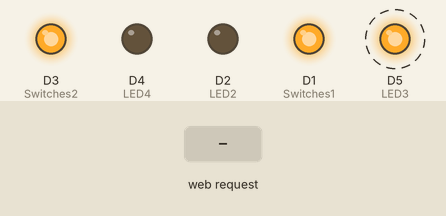
Simulated run of this sketch. Board: ESP8266 (NodeMCU). Shown: output pins drawn as LEDs (lit = HIGH). Dashed ring = blinking. The test bench sets the inputs (shaded band). WiFi joins after 1.5 s; servers stay silent unless stated; what the sketch prints to the serial monitor is not drawn.

Above: at 2.7 s.
2.8 s: HTTP request GET /a1 received
At 5.2 s:
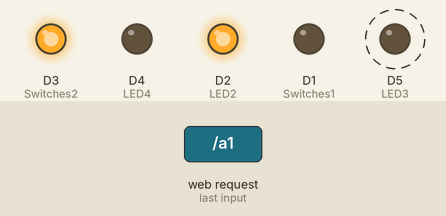
7.8 s: HTTP request GET /b1 received
At 11.1 s:
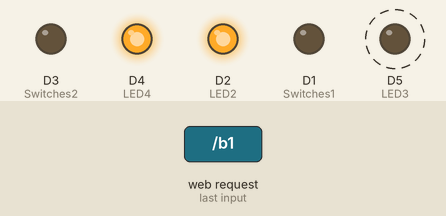
12.8 s: HTTP request GET /a0 received
At 15.7 s:
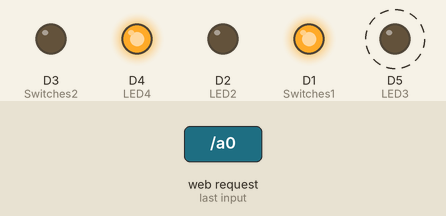
17.8 s: HTTP request GET /b0 received
At 20.3 s:
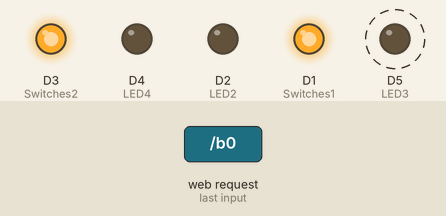
Timing chart, 0 to 23.8 s (numbered marks = the images above; inputs shaded):
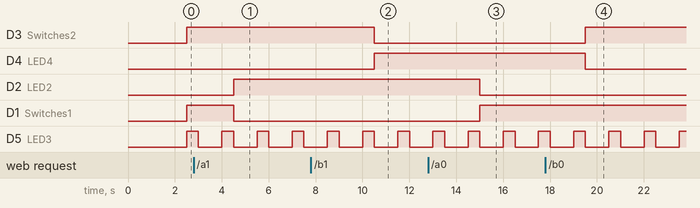

Measured:
- after the input at 2.8 s, D2 (LED2): LOW → HIGH after 1.7 s; D1 (Switches1): HIGH → LOW after 1.7 s
- after the input at 7.8 s, D3 (Switches2): HIGH → LOW after 2.7 s; D4 (LED4): LOW → HIGH after 2.7 s
- after the input at 12.8 s, D2 (LED2): HIGH → LOW after 2.2 s; D1 (Switches1): LOW → HIGH after 2.2 s
- after the input at 17.8 s, D3 (Switches2): LOW → HIGH after 1.7 s; D4 (LED4): HIGH → LOW after 1.7 s
- by itself, D5 (LED3): alternates HIGH for 0.50 s and LOW for 1.0 s

The sketch:

nodeMCU_Valve.ino
```cpp
#include <ESP8266WiFi.h>

#define Switches1 D1 //กำหนดขาที่ต่อ สวิก ให้น้ำ เป็นขา D1
#define LED2 D2 // เปิดไฟเมื่อ d1ไม่ทำงาน
#define Switches2 D3 // สวิต ให้ยา เป็นขา3
#define LED4 D4 // เปิดไฟเมื่อ d3 ไม่ทำงาน
#define LED3 D5 // ไฟ led กระพิบตลอดเวลาเมื่อมีการทำงาน
//const char* ssid = "Arduino Yun-90A2DAF0523C"; //กำหนด SSID (อย่าลืมแก้เป็นของตัวเอง)
const char* ssid = "Most Banhan";
 const char* password = "mosbanhan"; //กำหนด Password(อย่าลืมแก้เป็นของตัวเอง)
unsigned char status1_led = 0; //กำหนดตัวแปร ที่เก็บค่าสถานะของ LED
 unsigned char status2_led = 0;
 WiFiServer server(8081); //กำหนดใช้งาน TCP Server ที่ Port 80

void setup() {
 Serial.begin(115200); //เปิดใช้ Serial
 pinMode(Switches1, OUTPUT); //กำหนด Pin ที่ต่อกับ LED เป็น Output
 pinMode(Switches2, OUTPUT);
 pinMode(LED2, OUTPUT);
 pinMode(LED4, OUTPUT);
 pinMode(LED3, OUTPUT);
 Serial.println();
 Serial.println();
 Serial.print("Connecting to ");
 Serial.println(ssid);
 WiFi.begin(ssid, password); //เชื่อมต่อกับ AP
 while (WiFi.status() != WL_CONNECTED) //รอการเชื่อมต่อ
{
delay(500);
 Serial.print(".");
 }
 Serial.println("");
 Serial.println("WiFi connected"); //แสดงข้อความเชื่อมต่อสำเร็จ
server.begin(); //เปิด TCP Server
 Serial.println("Server started");
 Serial.println(WiFi.localIP()); // แสดงหมายเลข IP ของ Server
 }

void loop() {
 WiFiClient client = server.available(); //รอรับ การเชื่อมต่อจาก Client
 Serial.println(WiFi.localIP());
 delay(1000);

// status of valve
 if (status1_led==0) {
 digitalWrite(Switches1,HIGH);
 digitalWrite(LED2,LOW);
 }
 else {
 digitalWrite(LED2,HIGH);
 digitalWrite(Switches1,LOW);
 }
 if (status2_led==0) {
 digitalWrite(Switches2,HIGH);
 digitalWrite(LED4,LOW);
 }
 else {
 digitalWrite(LED4,HIGH);
 digitalWrite(Switches2,LOW);
 }

// running status
 digitalWrite(LED3,HIGH);
 delay(500);
 digitalWrite(LED3,LOW);

if (!client) { //ถ้าไม่มี Client เข้ามาให้เริ่มกับไปวน loop รอรับใหม่
return;
 }

Serial.println("new client");
 while(!client.available())
 {
 Serial.println(WiFi.localIP());
 delay(1000);

}
 String req = client.readStringUntil('\r'); //อ่านค่าที่ได้รับจากclient จากข้อมูลแรกถึง ‘\r’
Serial.println(req); //แสดงค่าที่ได้รับทาง Serial
 client.flush();
 if (req.indexOf("/a0") != -1) //ตรวจสอบว่า data ที่เข้ามามีข้อความ”/ledoff”

{
status1_led=0; //ถ้ามีให้กำหนดค่า ในตัวแปรใน status_led=0
digitalWrite(Switches1,HIGH); //ให้ LED ดับ
digitalWrite(LED2,LOW);
 Serial.println("LED OFF");
 }
 else if(req.indexOf("/a1") != -1) //ตรวจสอบว่า data ที่เข้ามามีข้อความ”/ledon”

{
status1_led=1; //ถ้ามีให้กำหนดค่า ในตัวแปรใน status_led=1
 digitalWrite(LED2,HIGH); //ให้ LED ติด
digitalWrite(Switches1,LOW);
 Serial.println("LED ON");
 }
 if (req.indexOf("/b0") != -1) //ตรวจสอบว่า data ที่เข้ามามีข้อความ”/ledoff”

{
status2_led=0; //ถ้ามีให้กำหนดค่า ในตัวแปรใน status_led=0
 digitalWrite(Switches2,HIGH); //ให้ LED ดับ
digitalWrite(LED4,LOW);
 Serial.println("LED OFF");
 }
 else if(req.indexOf("/b1") != -1) //ตรวจสอบว่า data ที่เข้ามามีข้อความ”/ledon”

{
status2_led=1; //ถ้ามีให้กำหนดค่า ในตัวแปรใน status_led=1
 digitalWrite(LED4,HIGH); //ให้ LED ติด
digitalWrite(Switches2,LOW);
 Serial.println("LED ON");
 }
 //เก็บ Code HTML ลงในตัวแปรสตริง web
 String web = "HTTP/1.1 OK\r\nContent-Type: text/html\r\n\r\n";
 web += "<html>\r\n";
 web += "<body>\r\n";
 web += "<h1>LED Status</h1>\r\n";
 web += "<p>\r\n";
 if(status1_led==1) // ตรวจเช็คสถานะของ LED ว่า On หรือ Off
 web += "Vavle On\r\n";
 else
 web += "Vavle Off\r\n";
 web += "</p>\r\n";
 web += "</body>\r\n";
 web += "</html>\r\n";
 client.print(web); //ส่ง HTML Code ไปยัง client

 }
```
